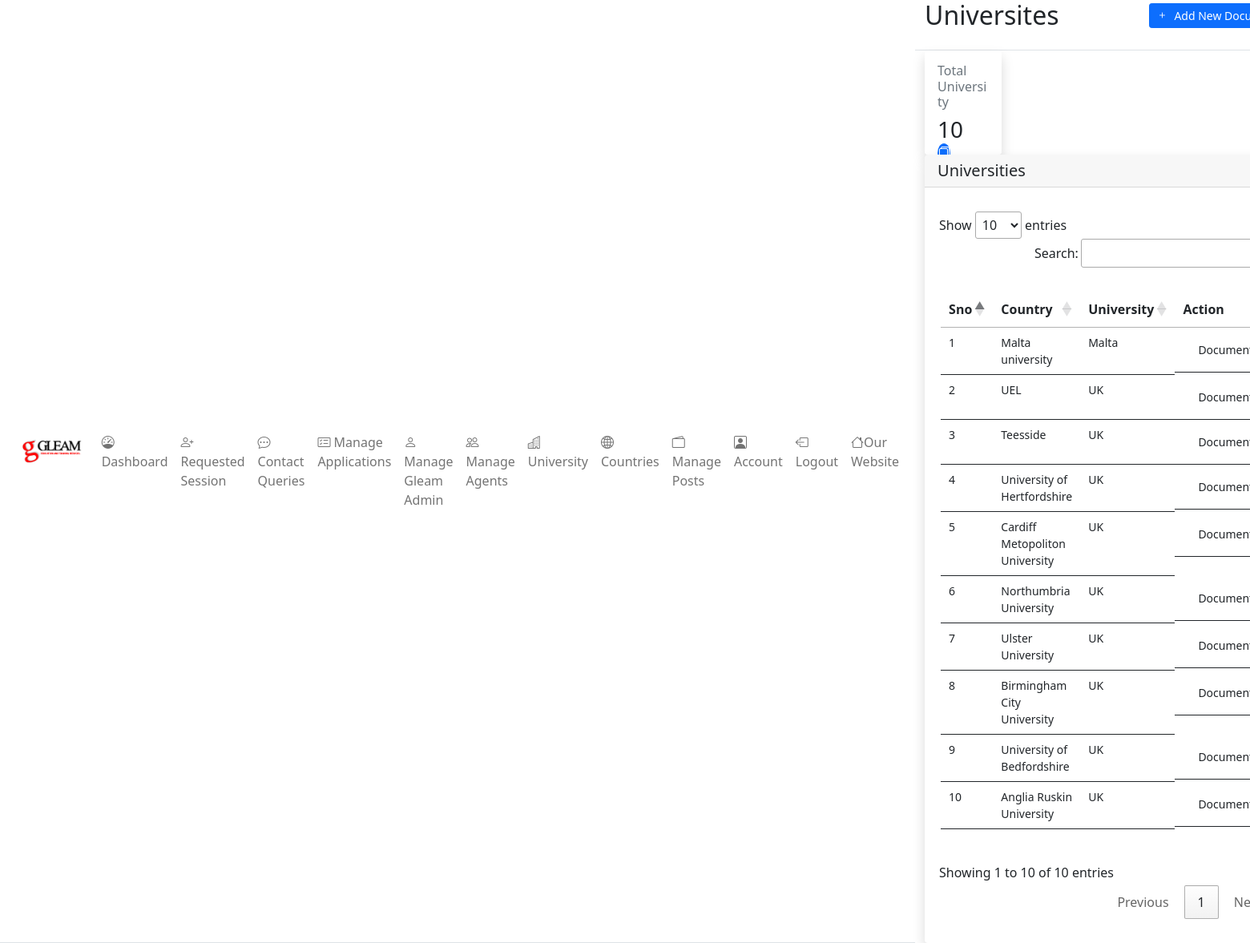
Screenshot of /frontend/admin/universities.php (signed in) with the database file from the repository.
### tables this page shows
CREATE TABLE `universities` (
  `id` int(11) NOT NULL,
  `university_name` text NOT NULL,
  `country_name` text NOT NULL,
  `university_no` int(11) NOT NULL,
  `created_at` timestamp NOT NULL DEFAULT current_timestamp(),
  `updated_at` timestamp NULL DEFAULT NULL ON UPDATE current_timestamp(),
  `deleted_at` timestamp NULL DEFAULT NULL
);

### frontend/admin/universities.php (the view, shortened to what this page needs)
<?php
include("../../backend/config.php");
        ?>
<!DOCTYPE html>
<html lang="en">
<head>
    <?php require('./admin_components/header_links.php'); ?>
</head>
<body>
    <div class="d-flex flex-column flex-lg-row h-lg-full bg-surface-secondary">
        <?php require('./admin_components/side_bar.php'); ?>
        <div class="h-screen flex-grow-1 overflow-y-lg-auto">
            <header class="bg-surface-primary border-bottom pt-6">
                <div class="container-fluid">
                    <div class="mb-npx">
                        <div class="row align-items-center">
                            <div class="col-sm-6 col-12 mb-4 mb-sm-0">
                                <h1 class="h2 mb-0 ls-tight">Universites</h1>
                            </div>
                            <div class="col-sm-6 col-12 text-sm-end">
                                <div class="mx-n1">
                                    <a href="./new_university.php" class="btn d-inline-flex btn-sm btn-primary mx-1">
                                        <span class=" pe-2">
                                            <i class="bi bi-plus"></i>
                                        </span>
                                        <span>Add New Document</span>
                                    </a>
                                </div>
                            </div>
                        </div>
                    </div>
                </div>
            </header>
            <main class="py-6 bg-surface-secondary">
                <div class="container-fluid">
                    <div class="row g-6 mb-6">
                        <div class="col-xl-3 col-sm-6 col-12">
                                <div class="card shadow border-0 overflow_style"
                                    style="height: 130px;">
                                    <div class="card-body">
                                        <div class="row">
                                            <div class="col">
                                                <span class="h6 font-semibold text-muted text-sm d-block mb-2">Total University</span>
                                                <?php
                                                    $stmt="SELECT count(id) FROM `universities` WHERE deleted_at IS NULL";
                                                    $sql=mysqli_prepare($conn, $stmt);
                                                    $result=mysqli_stmt_execute($sql);
                                                        if ($result){
                                                            $data= mysqli_stmt_get_result($sql);
                                                            while ($row = mysqli_fetch_array($data)){
                                                        ?>
                                                    <span class="h3 font-bold mb-0">
                                                        <?php echo $row[0]; ?>
                                                    </span>
                                                    <?php }
                                                    }
                                                ?>
                                            </div>
                                            <div class="col-auto">
                                                <div
                                                    class="icon icon-shape bg-primary text-white text-lg rounded-circle">
                                                    <i class="bi bi-files"></i>
                                                </div>
                                            </div>
                                        </div>
                                    </div>
                                </div>
                    </div>
                    </div>
                    <div class="card shadow border-0 mb-7">
                        <div class="card-header">
                            <h5 class="mb-0">Universities</h5>
                        </div>
                        <div class="table-responsive" style="padding: 30px 18px;">
                            <table class="table table-hover table-nowrap" id="myTable" style="padding: 30px 2px; border: 0px !important;">
                                <thead class="thead-light">
                                    <tr>
                                        <th style="font-size: 16px;">Sno</th>
                                        <th style="font-size: 16px;">Country</th>
                                        <th style="font-size: 16px;">University</th>
                                        <th style="font-size: 16px;">Action</th>
                                    </tr>
                                </thead>
                                <tbody>
                                    <?php
                                        $stmt="SELECT universities.id,
                                        universities.university_name,
                                        universities.country_name,
                                        universities.created_at
                                        FROM `universities`
                                        WHERE universities.deleted_at IS NULL";
                                        $sql=mysqli_prepare($conn, $stmt);
                                        $result=mysqli_stmt_execute($sql);
                                        if ($result){
                                                $data= mysqli_stmt_get_result($sql);
                                                $sno=1;
                                                while ($row = mysqli_fetch_array($data)){
                                    ?>
                                    <tr>
                                        <td style="font-size: 14px;">
                                            <?php echo $sno;?>
                                        </td>
                                        <td style="font-size: 14px;">
                                            <?php echo $row["university_name"];?>
                                        </td>
                                        <td style="font-size: 14px;">
                                            <?php echo $row["country_name"];?>
                                        </td>
                                        <td class="d-flex">
                                            <form action="./universitiy_documents.php" method="get">
                                                <button type="submit" class="btn btn-neutral text-danger-hover p-2"
                                                    style="font-size: 14px; margin-left: 10px;">
                                                   Documents
                                                </button>
                                            </form>
                                        </td>
                                    </tr>
                                    <?php
                                        $sno++;
                                        }
                                    }
                                    ?>
                                </tbody>
                            </table>
                        </div>
                    </div>
                </div>
            </main>
        </div>
    </div>
</body>
</html>

### frontend/admin/css/dashboard.css (style rules this page uses)
.overflow_style { overflow: auto; }
.overflow_style { -ms-overflow-style: none; scrollbar-width: none; }

### rows the page displays
universities: university_name "Malta university", country_name "Malta"
universities: university_name "UEL", country_name "UK"
universities: university_name "Teesside", country_name "UK"
universities: university_name "University of Hertfordshire", country_name "UK"
universities: university_name "Cardiff Metopoliton University", country_name "UK"
universities: university_name "Northumbria University", country_name "UK"
universities: university_name "Ulster University", country_name "UK"
universities: university_name "Birmingham City University", country_name "UK"
universities: university_name "University of Bedfordshire", country_name "UK"
universities: university_name "Anglia Ruskin University", country_name "UK"

### other values shown
$row[0] "10"
